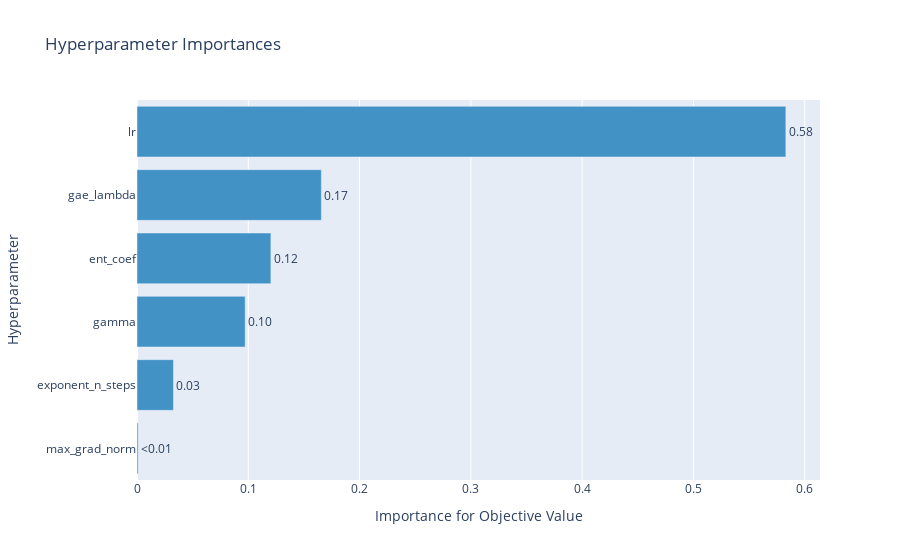

Notebook code cell kept with this figure:
### Code cell
#Hyperparamters importance

try:
    fig = plot_param_importances(study)
#    fig.write_image("./"+config.RESULTS_DIR+"/params_importances.png")
    fig.show()
except:
    print('Cannot calculate hyperparameter importances: no variation')

### Figure 1 — Plotly figure (JSON) as saved in the notebook; plotly's stock layout.template omitted (floating-point values rounded to 4 significant figures)
{"data": [{"cliponaxis": false, "hovertemplate": ["max_grad_norm (FloatDistribution): 0.0010249830175548182<extra></extra>", "exponent_n_steps (IntDistribution): 0.03273962230871176<extra></extra>", "gamma (FloatDistribution): 0.09719817581006959<extra></extra>", "ent_coef (FloatDistribution): 0.12030889199797169<extra></extra>", "gae_lambda (FloatDistribution): 0.16566876666965186<extra></extra>", "lr (FloatDistribution): 0.5830595601960403<extra></extra>"], "marker": {"color": "rgb(66,146,198)"}, "orientation": "h", "text": ["<0.01", "0.03", "0.10", "0.12", "0.17", "0.58"], "textposition": "outside", "type": "bar", "x": [0.001025, 0.03274, 0.0972, 0.1203, 0.1657, 0.5831], "y": ["max_grad_norm", "exponent_n_steps", "gamma", "ent_coef", "gae_lambda", "lr"]}], "layout": {"autosize": true, "showlegend": false, "title": {"text": "Hyperparameter Importances"}, "xaxis": {"autorange": true, "range": [0, 0.6137], "title": {"text": "Importance for Objective Value"}, "type": "linear"}, "yaxis": {"autorange": true, "range": [-0.5, 5.5], "title": {"text": "Hyperparameter"}, "type": "category"}}}
